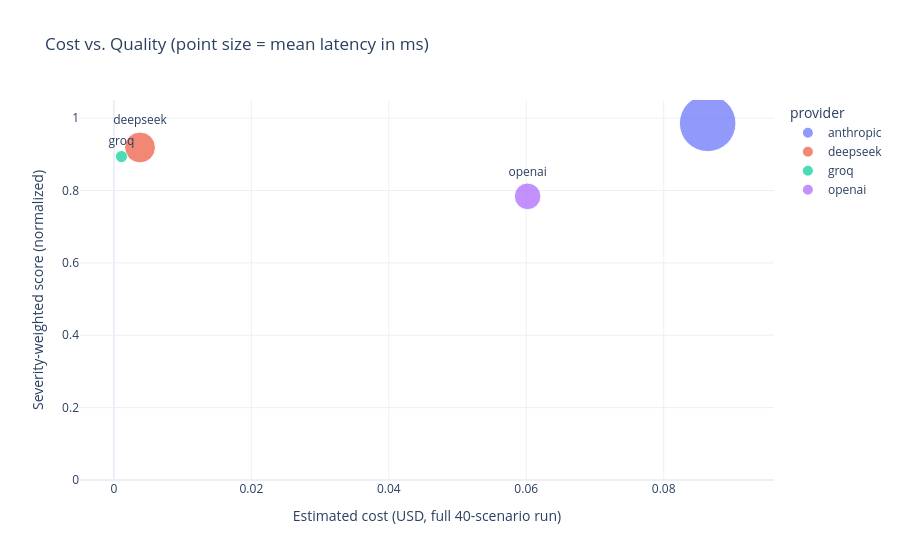

This figure's notebook cell:
### Code cell
fig = px.scatter(
    cost_quality, x="estimated_cost_usd", y="severity_weighted_score_norm",
    size="mean_latency_ms", color="provider", text="provider",
    size_max=40,
    title="Cost vs. Quality (point size = mean latency in ms)",
    labels={
        "estimated_cost_usd": "Estimated cost (USD, full 40-scenario run)",
        "severity_weighted_score_norm": "Severity-weighted score (normalized)",
    },
)
fig.update_traces(textposition="top center")
fig.update_layout(template="plotly_white", yaxis_range=[0, 1.05])
fig.show()

### Figure 1 — Plotly figure (JSON) as saved in the notebook; plotly's stock layout.template omitted (floating-point values rounded to 4 significant figures)
{"data": [{"hovertemplate": "provider=%{text}<br>Estimated cost (USD, full 40-scenario run)=%{x}<br>Severity-weighted score (normalized)=%{y}<br>mean_latency_ms=%{marker.size}<extra></extra>", "legendgroup": "anthropic", "marker": {"color": "#636efa", "size": [10710.0], "sizemode": "area", "sizeref": 6.691, "symbol": "circle"}, "mode": "markers+text", "name": "anthropic", "orientation": "v", "showlegend": true, "text": ["anthropic"], "textposition": "top center", "type": "scatter", "x": [0.0864], "xaxis": "x", "y": [0.9856], "yaxis": "y"}, {"hovertemplate": "provider=%{text}<br>Estimated cost (USD, full 40-scenario run)=%{x}<br>Severity-weighted score (normalized)=%{y}<br>mean_latency_ms=%{marker.size}<extra></extra>", "legendgroup": "deepseek", "marker": {"color": "#EF553B", "size": [3185.0], "sizemode": "area", "sizeref": 6.691, "symbol": "circle"}, "mode": "markers+text", "name": "deepseek", "orientation": "v", "showlegend": true, "text": ["deepseek"], "textposition": "top center", "type": "scatter", "x": [0.0038], "xaxis": "x", "y": [0.9189], "yaxis": "y"}, {"hovertemplate": "provider=%{text}<br>Estimated cost (USD, full 40-scenario run)=%{x}<br>Severity-weighted score (normalized)=%{y}<br>mean_latency_ms=%{marker.size}<extra></extra>", "legendgroup": "groq", "marker": {"color": "#00cc96", "size": [490.6], "sizemode": "area", "sizeref": 6.691, "symbol": "circle"}, "mode": "markers+text", "name": "groq", "orientation": "v", "showlegend": true, "text": ["groq"], "textposition": "top center", "type": "scatter", "x": [0.0011], "xaxis": "x", "y": [0.8937], "yaxis": "y"}, {"hovertemplate": "provider=%{text}<br>Estimated cost (USD, full 40-scenario run)=%{x}<br>Severity-weighted score (normalized)=%{y}<br>mean_latency_ms=%{marker.size}<extra></extra>", "legendgroup": "openai", "marker": {"color": "#ab63fa", "size": [2366.0], "sizemode": "area", "sizeref": 6.691, "symbol": "circle"}, "mode": "markers+text", "name": "openai", "orientation": "v", "showlegend": true, "text": ["openai"], "textposition": "top center", "type": "scatter", "x": [0.0602], "xaxis": "x", "y": [0.7838], "yaxis": "y"}], "layout": {"legend": {"itemsizing": "constant", "title": {"text": "provider"}, "tracegroupgap": 0}, "title": {"text": "Cost vs. Quality (point size = mean latency in ms)"}, "xaxis": {"anchor": "y", "domain": [0, 1], "title": {"text": "Estimated cost (USD, full 40-scenario run)"}}, "yaxis": {"anchor": "x", "domain": [0, 1], "range": [0, 1.05], "title": {"text": "Severity-weighted score (normalized)"}}}}
